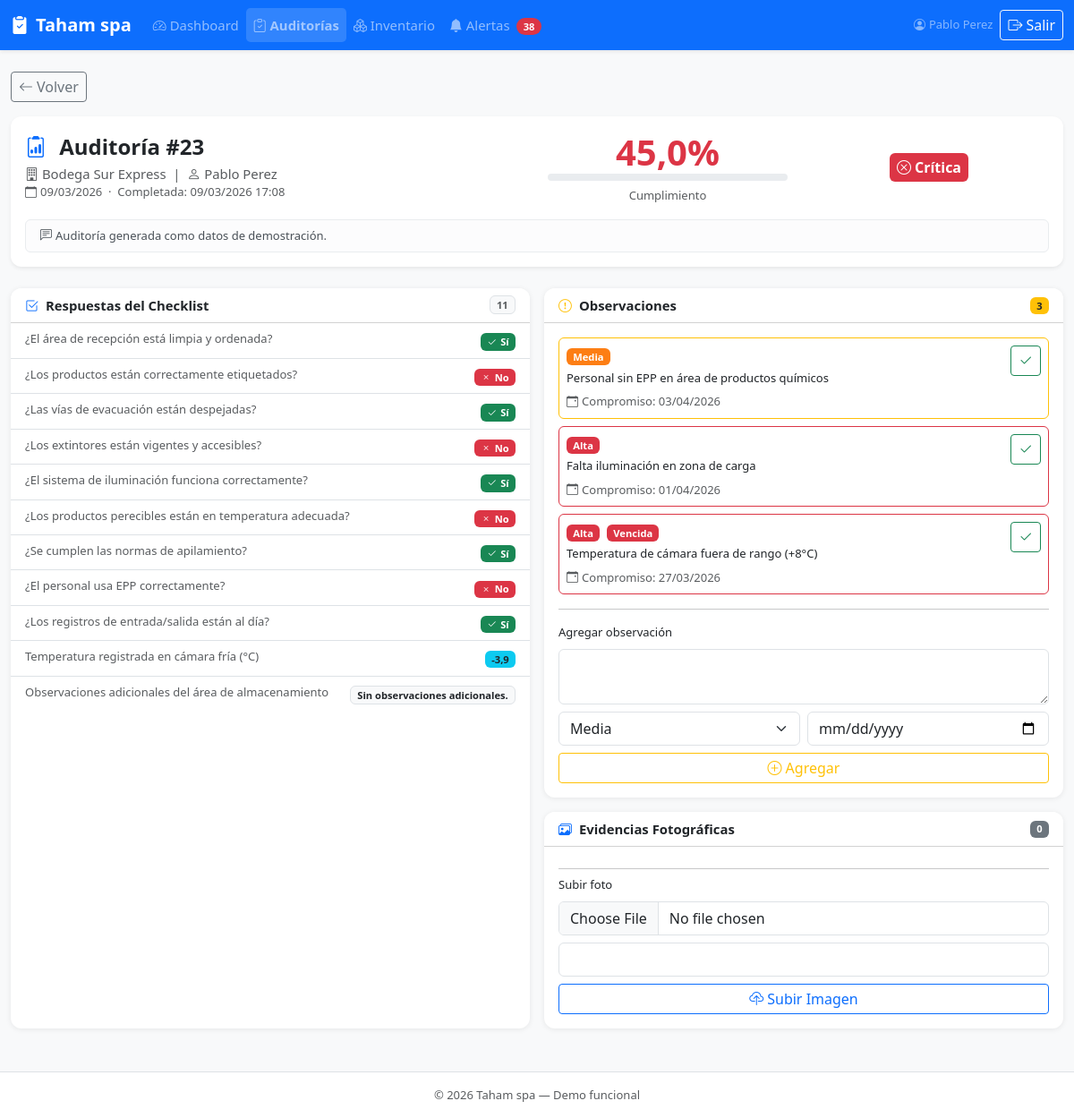
/audits/23/ (signed in), run on an earlier commit of the app's database.
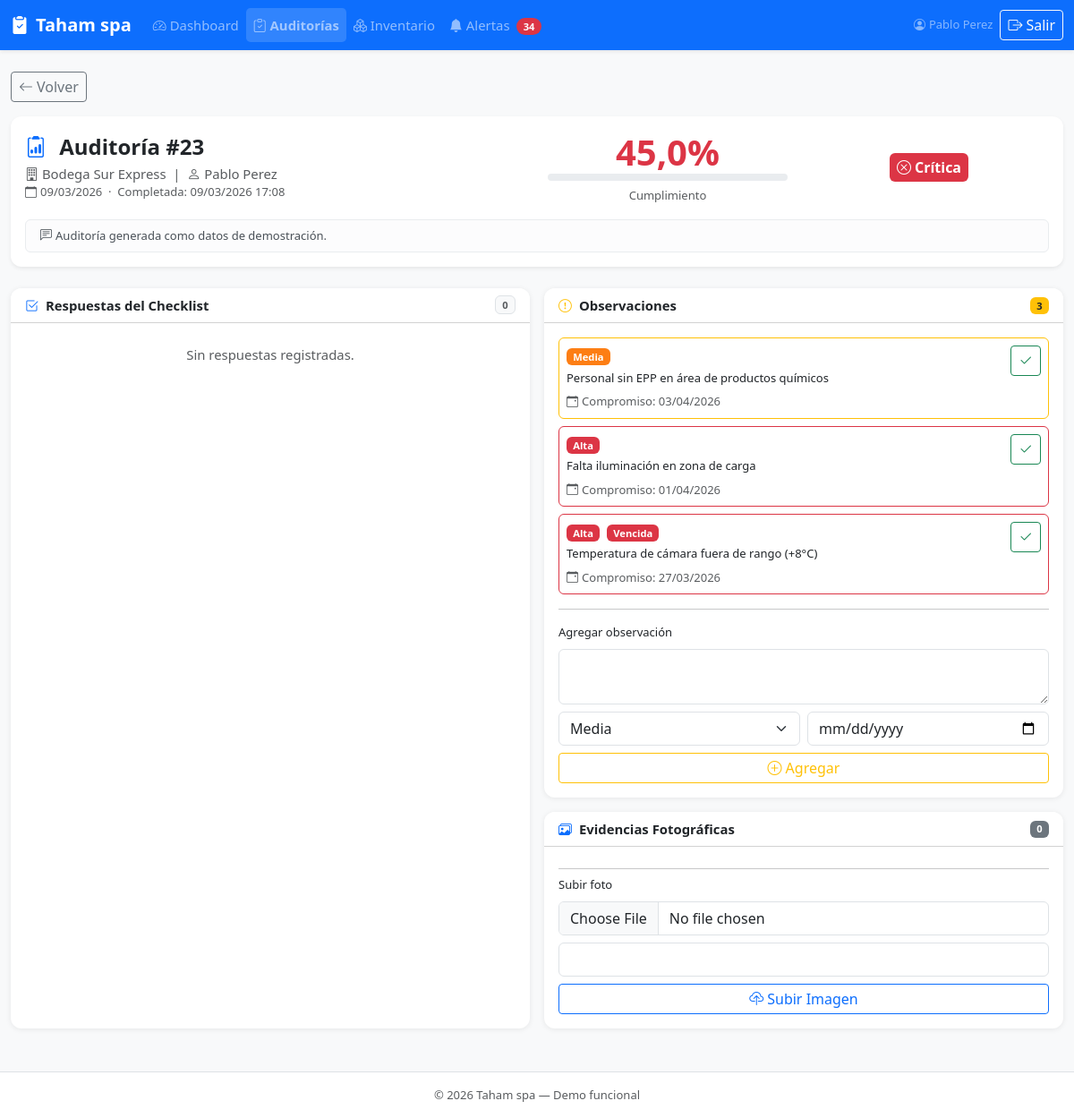
And on a later commit of the database.
### audits/models.py (models this page shows, shortened)
class AuditResponse(models.Model):
    audit = models.ForeignKey(Audit, on_delete=models.CASCADE, related_name='responses')
    item = models.ForeignKey(AuditItem, on_delete=models.CASCADE)
    boolean_value = models.BooleanField(null=True, blank=True)
    text_value = models.TextField(blank=True)
    number_value = models.FloatField(null=True, blank=True)
    class Meta:
        unique_together = ('audit', 'item')

class AuditItem(models.Model):
    ITEM_TYPES = [
        ('boolean', 'Sí / No'),
        ('text', 'Texto'),
        ('number', 'Número'),
    ]
    template = models.ForeignKey(AuditTemplate, on_delete=models.CASCADE, related_name='items')
    question = models.CharField(max_length=300, verbose_name='Pregunta')
    item_type = models.CharField(max_length=20, choices=ITEM_TYPES, default='boolean')
    order = models.PositiveIntegerField(default=0)
    required = models.BooleanField(default=True)
    class Meta:
        ordering = ['order']
        verbose_name = 'Ítem de Auditoría'
        verbose_name_plural = 'Ítems de Auditoría'

class Observation(models.Model):
    SEVERITY_CHOICES = [
        ('low', 'Baja'),
        ('medium', 'Media'),
        ('high', 'Alta'),
    ]
    audit = models.ForeignKey(Audit, on_delete=models.CASCADE, related_name='observations')
    description = models.TextField(verbose_name='Descripción')
    severity = models.CharField(max_length=10, choices=SEVERITY_CHOICES, default='medium')
    due_date = models.DateField(null=True, blank=True, verbose_name='Fecha compromiso')
    resolved = models.BooleanField(default=False)
    created_at = models.DateTimeField(auto_now_add=True)
    class Meta:
        verbose_name = 'Observación'
        verbose_name_plural = 'Observaciones'
        ordering = ['-created_at']
    @property
    def is_overdue(self):
        if self.due_date and not self.resolved:
            return self.due_date < timezone.now().date()
        return False

### audits/views.py (the view, shortened to what this page needs)
# urls.py: path('<int:pk>/', views.audit_detail, name='audit_detail'),
@login_required
def audit_detail(request, pk):
    audit = get_object_or_404(Audit, pk=pk)
    responses = audit.responses.select_related('item').all()
    observations = audit.observations.all()
    evidences = audit.evidences.all()
    obs_form = ObservationForm()
    evidence_form = EvidenceForm()
    context = {
        'audit': audit,
        'responses': responses,
        'observations': observations,
        'evidences': evidences,
        'obs_form': obs_form,
        'evidence_form': evidence_form,
    }
    return render(request, 'audit_detail.html', context)

### audits/forms.py
class ObservationForm(forms.ModelForm):
    class Meta:
        model = Observation
        fields = ['description', 'severity', 'due_date']
        widgets = {
            'description': forms.Textarea(attrs={'class': 'form-control', 'rows': 2}),
            'severity': forms.Select(attrs={'class': 'form-select'}),
            'due_date': forms.DateInput(attrs={'type': 'date', 'class': 'form-control'}),
        }

class EvidenceForm(forms.ModelForm):
    class Meta:
        model = Evidence
        fields = ['image', 'caption']
        widgets = {
            'image': forms.ClearableFileInput(attrs={'class': 'form-control', 'accept': 'image/*'}),
            'caption': forms.TextInput(attrs={'class': 'form-control'}),
        }

### core/context_processors.py (called while the page is built)
def alerts_counter(request):
    if not request.user.is_authenticated:
        return {'alerts_count': 0}
    from inventory.models import InventoryRecord
    shortage_count = InventoryRecord.objects.filter(
        counted_stock__lt=models.F('expected_stock')
    ).count()
    damaged_count = InventoryRecord.objects.filter(damaged_stock__gt=0).count()
    return {'alerts_count': shortage_count + damaged_count}

### templates/audit_detail.html (shortened to what the changed rows need)
{% extends "base.html" %}
{% block nav_audits %}active-page{% endblock %}
{% block content %}
<div class="card mb-4 shadow-sm">
  <div class="card-body">
    <div class="row align-items-center gy-2">
      <div class="col-md-6">
        <h1 class="h4 fw-bold mb-1">
          <i class="bi bi-clipboard2-data me-2 text-primary"></i>
          Auditoría #{{ audit.pk }}
        </h1>
      </div>
    </div>
  </div>
</div>
<div class="row g-3">
  <div class="col-lg-6">
    <div class="card h-100">
      <div class="card-header bg-white">
        <i class="bi bi-check2-square me-2 text-primary"></i>Respuestas del Checklist
        <span class="badge bg-light text-muted border float-end">{{ responses.count }}</span>
      </div>
      <div class="card-body p-0">
        <ul class="list-group list-group-flush">
          {% for resp in responses %}
          <li class="list-group-item py-2 px-3">
            <div class="d-flex justify-content-between align-items-start gap-2">
              <span class="small text-muted flex-grow-1">{{ resp.item.question }}</span>
              <span class="flex-shrink-0">
                {% if resp.item.item_type == 'boolean' %}
                  {% if resp.boolean_value == True %}
                    <span class="badge bg-success"><i class="bi bi-check2 me-1"></i>Sí</span>
                  {% elif resp.boolean_value == False %}
                    <span class="badge bg-danger"><i class="bi bi-x me-1"></i>No</span>
                  {% else %}
                    <span class="badge bg-light text-muted border">–</span>
                  {% endif %}
                {% elif resp.item.item_type == 'number' %}
                  <span class="badge bg-info text-dark">{{ resp.number_value|default:"–" }}</span>
                {% else %}
                  <span class="badge bg-light text-dark border">{{ resp.text_value|default:"–"|truncatechars:30 }}</span>
                {% endif %}
              </span>
            </div>
          </li>
          {% empty %}
          <li class="list-group-item text-center text-muted py-4">Sin respuestas registradas.</li>
          {% endfor %}
        </ul>
      </div>
    </div>
  </div>
  <div class="col-lg-6">
    <div class="card mb-3">
      <div class="card-body">
        {% for obs in observations %}
        <div class="border rounded p-2 mb-2 {% if obs.severity == 'high' %}border-danger{% elif obs.severity == 'medium' %}border-warning{% else %}border-success{% endif %}">
          <div class="d-flex justify-content-between align-items-start gap-2">
            <div class="flex-grow-1">
              <span class="badge badge-severity-{{ obs.severity }} text-white small me-1">
                {{ obs.get_severity_display }}
              </span>
              {% if obs.is_overdue %}
              <span class="badge bg-danger small">Vencida</span>
              {% endif %}
              <p class="mb-1 small mt-1">{{ obs.description }}</p>
              {% if obs.due_date %}
              <small class="text-muted"><i class="bi bi-calendar-event me-1"></i>Compromiso: {{ obs.due_date|date:"d/m/Y" }}</small>
              {% endif %}
            </div>
            {% if not obs.resolved %}
            <a href="{% url 'audits:observation_resolve' obs.pk %}"
               class="btn btn-sm btn-outline-success flex-shrink-0"
               title="Marcar resuelta"
               onclick="return confirm('¿Marcar como resuelta?')">
              <i class="bi bi-check2"></i>
            </a>
            {% else %}
            <span class="badge bg-success"><i class="bi bi-check2"></i> Resuelta</span>
            {% endif %}
          </div>
        </div>
        {% empty %}
        <p class="text-muted text-center py-2 mb-0 small">Sin observaciones.</p>
        {% endfor %}
      </div>
    </div>
  </div>
</div>
{% endblock %}

### templates/base.html (shortened to what this page needs)
<!DOCTYPE html>
<html lang="es">
<head>
  <link href="https://cdn.jsdelivr.net/npm/bootstrap@5.3.3/dist/css/bootstrap.min.css" rel="stylesheet">
  <link href="https://cdn.jsdelivr.net/npm/bootstrap-icons@1.11.3/font/bootstrap-icons.min.css" rel="stylesheet">
  {% load static %}
  <link rel="stylesheet" href="{% static 'css/main.css' %}">
</head>
<body class="bg-light">
{% if user.is_authenticated %}
<nav class="navbar navbar-expand-lg navbar-dark bg-primary shadow-sm">
  <div class="container-fluid">
    <a class="navbar-brand fw-bold" href="{% url 'dashboard:index' %}">
      <i class="bi bi-clipboard2-check-fill me-2"></i>Taham spa
    </a>
    <div class="collapse navbar-collapse" id="navMenu">
      <ul class="navbar-nav me-auto mb-2 mb-lg-0">
        <li class="nav-item">
          <a class="nav-link {% block nav_dashboard %}{% endblock %}" href="{% url 'dashboard:index' %}">
            <i class="bi bi-speedometer2 me-1"></i>Dashboard
          </a>
        </li>
        <li class="nav-item">
          <a class="nav-link {% block nav_audits %}{% endblock %}" href="{% url 'audits:audit_list' %}">
            <i class="bi bi-clipboard-check me-1"></i>Auditorías
          </a>
        </li>
        <li class="nav-item">
          <a class="nav-link {% block nav_inventory %}{% endblock %}" href="{% url 'inventory:inventory_list' %}">
            <i class="bi bi-boxes me-1"></i>Inventario
          </a>
        </li>
        <li class="nav-item">
          <a class="nav-link {% block nav_alerts %}{% endblock %}" href="{% url 'core:alerts' %}">
            <i class="bi bi-bell-fill me-1"></i>Alertas
            <span class="badge rounded-pill bg-danger ms-1">{{ alerts_count }}</span>
          </a>
        </li>
      </ul>
      <div class="d-flex align-items-center gap-2">
        <span class="text-white-50 small d-none d-md-inline">
          <i class="bi bi-person-circle me-1"></i>{{ user.get_full_name|default:user.username }}
        </span>
        <a href="{% url 'core:logout' %}" class="btn btn-outline-light btn-sm">
          <i class="bi bi-box-arrow-right me-1"></i>Salir
        </a>
      </div>
    </div>
  </div>
</nav>
{% endif %}
<main class="{% if user.is_authenticated %}container-fluid py-4{% endif %}">
  {% block content %}{% endblock %}
</main>
{% if user.is_authenticated %}
<footer class="text-center text-muted small py-3 mt-4 border-top bg-white">
  &copy; 2026 Taham spa &mdash; Demo funcional
</footer>
{% endif %}
</body>
</html>

What changed in the data, as far as the page shows it:
removed AuditResponse: item.question "¿El área de recepción está limpia y ordenada?", boolean_value True (drawn)
removed AuditResponse: item.question "¿Los productos están correctamente etiquetados?", boolean_value False (drawn)
removed AuditResponse: item.question "¿Las vías de evacuación están despejadas?", boolean_value True (drawn)
removed AuditResponse: item.question "¿Los extintores están vigentes y accesibles?", boolean_value False (drawn)
removed AuditResponse: item.question "¿El sistema de iluminación funciona correctamente?", boolean_value True (drawn)
removed AuditResponse: item.question "¿Los productos perecibles están en temperatura adecuada?", boolean_value False (drawn)
removed AuditResponse: item.question "¿Se cumplen las normas de apilamiento?", boolean_value True (drawn)
removed AuditResponse: item.question "¿El personal usa EPP correctamente?", boolean_value False (drawn)
removed AuditResponse: item.question "¿Los registros de entrada/salida están al día?", boolean_value True (drawn)
removed AuditResponse: item.question "Temperatura registrada en cámara fría (°C)", number_value "-3,9"
removed AuditResponse: item.question "Observaciones adicionales del área de almacenamiento", text_value "Sin observaciones adicionales."
Also different on the page:
{{ alerts_count }}: "38" → "34"
{{ responses.count }}: "11" → "0"
text now shown: "Sin respuestas registradas."
